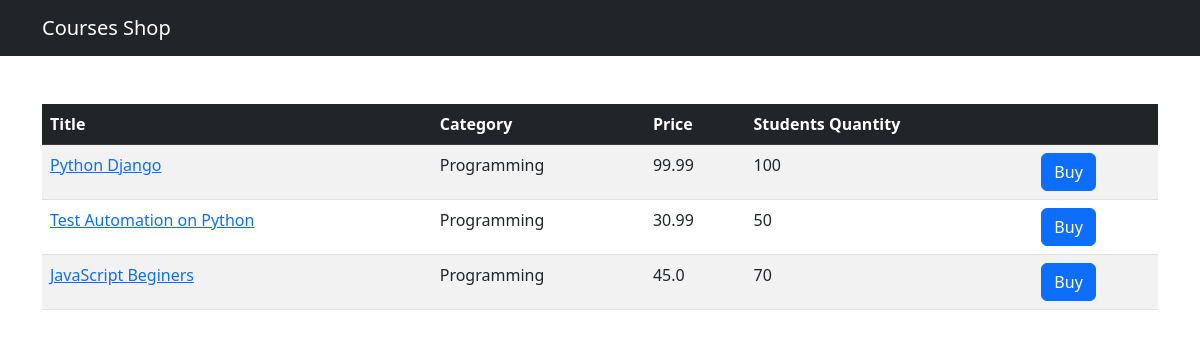
The app's page /shop/, older data.
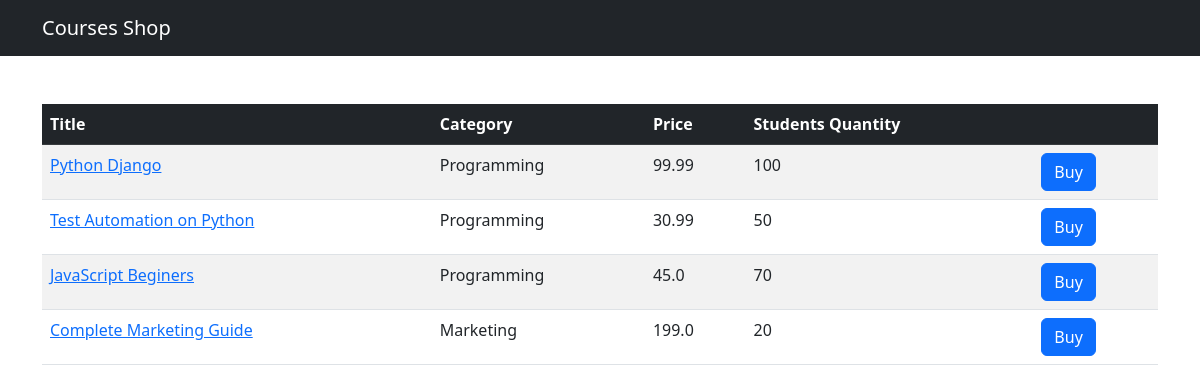
The same page, newer data.
### shop/models.py (models this page shows, shortened)
class Course(models.Model):
    title = models.CharField(max_length=255)
    price = models.FloatField()
    students_qty = models.IntegerField()
    reviews_qty = models.IntegerField()
    cetegory = models.ForeignKey(Category, on_delete=models.CASCADE)
    created_at = models.DateTimeField(default=timezone.now)

class Category(models.Model):
    title = models.CharField(max_length=255)
    created_at = models.DateTimeField(default=timezone.now)
    def __str__(self):
        return self.title

### shop/views.py (the view)
# urls.py: path('', views.index, name='index'),
def index(request):
    courses = Course.objects.all()
    return render(request, 'shop/courses.html', {'courses': courses})

### templates/shop/courses.html (shortened to what this page needs)
{% extends 'base.html' %}
{% block content %}
<table class="table mt-5 table-border table-striped table-hover">
    <thead class="table-dark">
        <tr>
            <th>Title</th>
            <th>Category</th>
            <th>Price</th>
            <th>Students Quantity</th>
            <th></th>
        </tr>
    </thead>
    <tbody>
        {% for course in courses %}
        <tr>
            <td>
                <a href={% url "shop:single_course" course.id %}>{{course.title}}</a>
            </td>
            <td>{{course.cetegory}}</td>
            <td>{{course.price}}</td>
            <td>{{course.students_qty}}</td>
            <td><button class="btn btn-primary">Buy</button></td>
        </tr>
        {% endfor %}
    </tbody>
</table>
{% endblock %}

Row changes from the older to the newer data that the page shows:
added Course: title "Complete Marketing Guide", cetegory "Marketing", price "199.0", students_qty "20"
